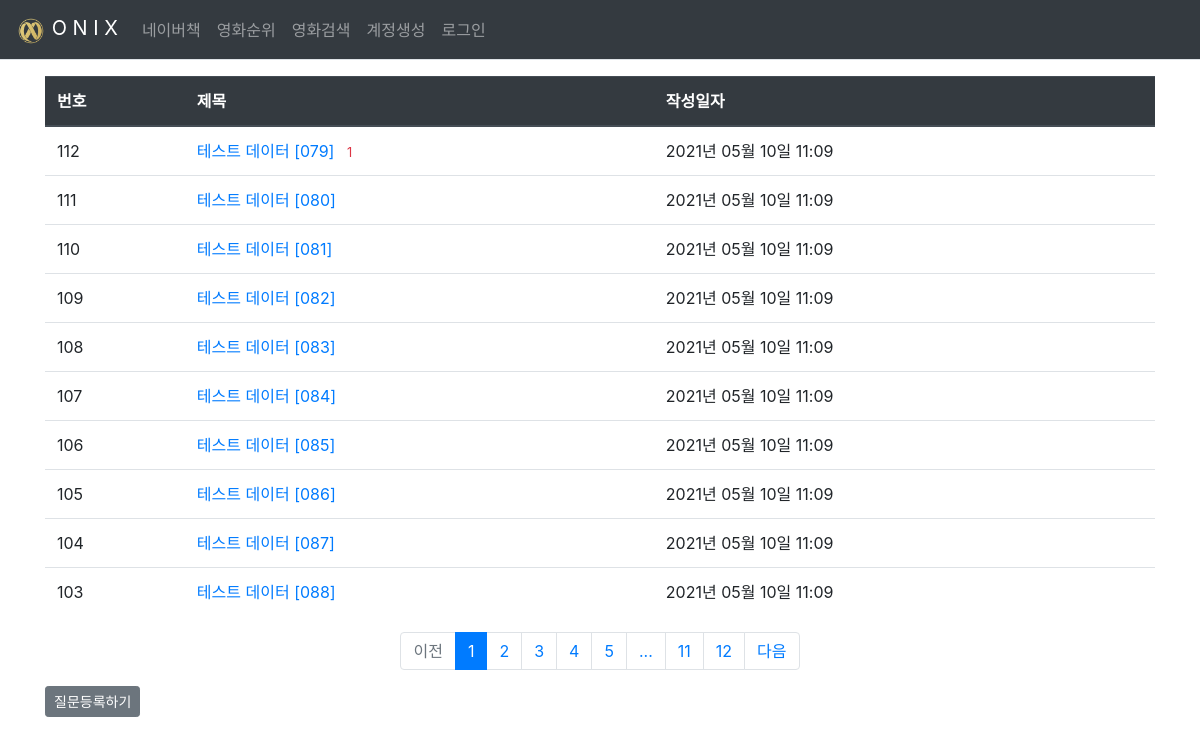
Page /question/list/ on the committed database.
### pybo/models.py (models this page shows)
class Question(db.Model):
    id = db.Column(db.Integer, primary_key=True)
    subject = db.Column(db.String(200), nullable=False)
    content = db.Column(db.Text(), nullable=False)
    create_date = db.Column(db.DateTime(), nullable=False)

### pybo/views/question_views.py (the view)
@bp.route('/list/')
def _list():
    page = request.args.get('page', type=int, default=1)
    question_list = Question.query.order_by(Question.create_date.desc())
    question_list = question_list.paginate(page, per_page=10)
    return render_template('question/question_list.html', question_list=question_list)

### pybo/filter.py (called while the page is built)
def format_datetime(value, fmt='%Y년 %m월 %d일 %H:%M'):
    return value.strftime(fmt)

### pybo/views/auth_views.py (called while the page is built)
@bp.before_app_request   # 라우트 함수보다 선행해서 실행됨
def load_logged_in_user():
    user_id = session.get('user_id')
    if user_id is None:
        g.user = None
    else:
        g.user = User.query.get(user_id)

### pybo/templates/question/question_list.html
{% extends 'base.html' %}
{% block content %}
<div class="container my-3">
        <table class="table table-hover">
            <thead>
            <tr class="thead-dark">
                <th>번호</th>
                <th>제목</th>
                <th>작성일자</th>
            </tr>
            </thead>
            <tbody>
                {% if question_list %}
                {% for question in question_list.items %}
                <tr>
                    <td>{{ question_list.total - ((question_list.page-1) * question_list.per_page) - loop.index0 }}</td>
                    <td>
                        <a href="{{ url_for('question.detail', question_id=question.id) }}">
                            {{ question.subject }} </a>
                        {% if question.answer_set|length>0 %}
                        <span class="text-danger small ml-2">{{ question.answer_set|length }}</span>
                        {% endif %}
                    </td>
                    <td>
                        {{ question.create_date|datetime }}
                    </td>
                </tr>
                {% endfor %}
                {% endif %}
            </tbody>
        </table>
    <ul class="pagination justify-content-center">
        {% if question_list.has_prev %}
        <li class="page-item">
            <a class="page-link" href="?page={{ question_list.prev_num }}">이전</a>
        </li>
        {% else %}
        <li class="page-item disabled">
            <a class="page-link" tabindex="-1" aria-disabled="true" href="#">이전</a>
        </li>
        {% endif %}
        {% for page_num in question_list.iter_pages() %}
            {% if page_num %}
                {% if page_num != question_list.page %}
                <li class="page-item">
                    <a class="page-link" href="?page={{ page_num }}">{{ page_num }}</a>
                </li>
                {% else %}
                <li class="page-item active" aria-current="page">
                    <a class="page-link" href="#">{{ page_num }}</a>
                </li>
                {% endif %}
           {% else %}
                <li class="disabled">
                    <a class="page-link" href="#">...</a>
                </li>
           {% endif %}
        {% endfor %}
        {% if question_list.has_next %}
        <li class="page-item">
            <a class="page-link" href="?page={{ question_list.next_num }}">다음</a>
        </li>
        {% else %}
        <li class="page-item disabled">
            <a class="page-link" tabindex="-1" aria-disabled="true" href="#">다음</a>
        </li>
        {% endif %}
    </ul>
    <a href="{{ url_for('question.create') }}" class="btn btn-secondary btn-sm">질문등록하기</a>
</div>
{% endblock %}

### pybo/templates/base.html (shortened to what this page needs)
<!DOCTYPE html>
<html lang="ko">
<head>
    <link rel="stylesheet" href="{{ url_for('static', filename='bootstrap.min.css') }}">
    <link rel="stylesheet" href="{{ url_for('static', filename='style.css') }}">
</head>
<body>
<nav class="navbar navbar-expand-lg navbar-dark bg-dark border-bottom">
    <a class="navbar-brand" href="{{ url_for('main.index') }}">
        <img src="{{ url_for('static', filename='logo100.png') }}" alt=""  width="30" height="30" class="d-inline-block align-text-top"> O N I X
    </a>
    <div class="collapse navbar-collapse flex-grow-0" id="navbarNav">
    {% if g.user %}
    <ul class="navbar-nav">
        <li class="navbar-nav">
            <a class="nav-link" href="{{ url_for('auth.logout') }}">{{ g.user.username }}님 로그아웃</a>
        </li>
    </ul>
    {% else %}
    <ul class="navbar-nav">
        <li class="navbar-nav">
            <a class="nav-link" href="{{ url_for('naver.Naverbook') }}">네이버책</a>
        </li>
        <li class="navbar-nav">
            <a class="nav-link" href="{{ url_for('movierank.Movierank') }}">영화순위</a>
        </li>
        <li class="navbar-nav">
            <a class="nav-link" href="{{ url_for('movierank.Navermovie') }}">영화검색</a>
        </li>
        <li class="navbar-nav">
            <a class="nav-link" href="{{ url_for('auth.signup') }}">계정생성</a>
        </li>
        <li class="navbar-nav">
            <a class="nav-link" href="{{ url_for('auth.login') }}">로그인</a>
        </li>
    </ul>
    {% endif %}
    </div>
</nav>
{% block content %}
{% endblock %}
</body>
</html>

### rows in the picture
Question: total "112", subject "테스트 데이터 [079]", answer_set|length "1", create_date "2021년 05월 10일 11:09"
Question: total "111", subject "테스트 데이터 [080]", create_date "2021년 05월 10일 11:09"
Question: total "110", subject "테스트 데이터 [081]", create_date "2021년 05월 10일 11:09"
Question: total "109", subject "테스트 데이터 [082]", create_date "2021년 05월 10일 11:09"
Question: total "108", subject "테스트 데이터 [083]", create_date "2021년 05월 10일 11:09"
Question: total "107", subject "테스트 데이터 [084]", create_date "2021년 05월 10일 11:09"
Question: total "106", subject "테스트 데이터 [085]", create_date "2021년 05월 10일 11:09"
Question: total "105", subject "테스트 데이터 [086]", create_date "2021년 05월 10일 11:09"
Question: total "104", subject "테스트 데이터 [087]", create_date "2021년 05월 10일 11:09"
Question: total "103", subject "테스트 데이터 [088]", create_date "2021년 05월 10일 11:09"

### other values in the picture
{{ page_num }} "1"
{{ page_num }} "2" "3" "4" "5" "11" "12"
